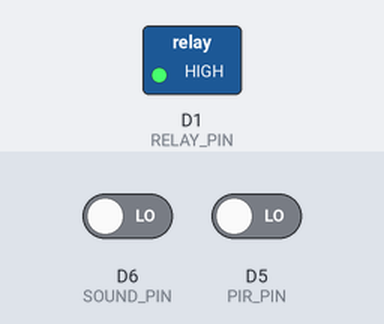
A sketch run on a simulated ESP8266 (NodeMCU). Parts: switched loads named in the sketch (green lamp = pin HIGH). Inputs (shaded band) come from the test bench; at power-on: D6 (SOUND_PIN) LOW, D5 (PIR_PIN) LOW. What the sketch prints to the serial monitor is not drawn.

Above: at 1.2 s.
1.3 s: D6 (SOUND_PIN) driven HIGH
At 1.6 s:
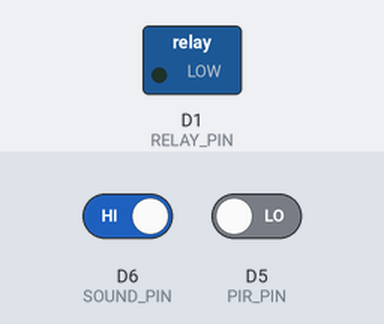
2.8 s: D5 (PIR_PIN) driven HIGH
At 4.0 s:
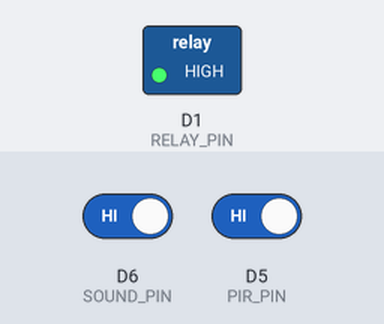
Timing chart, 0 to 5.8 s (numbered marks = the images above; inputs shaded):
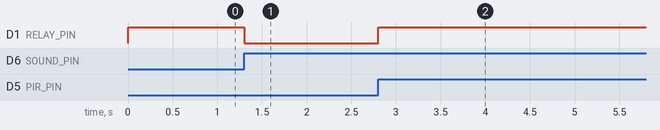

Measured:
- after the input at 1.3 s, D1 (RELAY_PIN): HIGH → LOW at once
- after the input at 2.8 s, D1 (RELAY_PIN): LOW → HIGH at once

The sketch:

HomeAutomation.ino
```cpp
/*
  ESP8266 Smart Home Automation System
  Reconstructed from the project's documented requirements.

  Hardware:
    ESP8266 NodeMCU
    PIR motion sensor
    Digital sound sensor module
    1-channel relay module (AC light)

  Assumed NodeMCU pin mapping (verify against your original wiring):
    PIR OUT       -> D5 (GPIO14)
    Sound DO      -> D6 (GPIO12)
    Relay IN      -> D1 (GPIO5)

  Relay logic below assumes an ACTIVE-LOW relay module.
  Disconnect mains power while wiring. Mains voltage is dangerous.
*/

#include <ESP8266WiFi.h>
#include <ESP8266WebServer.h>

const char* AP_SSID = "HomeAutomation";
const char* AP_PASSWORD = "12345678"; // Change before deployment.

const uint8_t PIR_PIN = D5;
const uint8_t SOUND_PIN = D6;
const uint8_t RELAY_PIN = D1;

const bool RELAY_ACTIVE_LOW = true;
const unsigned long SOUND_DEBOUNCE_MS = 350;

ESP8266WebServer server(80);

bool lightOn = false;
bool pirEnabled = true;
bool soundEnabled = true;

int previousPirState = LOW;
int previousSoundState = LOW;
unsigned long lastSoundTrigger = 0;

const char PAGE[] PROGMEM = R"rawliteral(
<!DOCTYPE html>
<html lang="en">
<head>
<meta charset="UTF-8">
<meta name="viewport" content="width=device-width, initial-scale=1">
<title>Smart Home Automation</title>
<style>
:root{color-scheme:dark;--bg:#0b1220;--panel:#131f33;--line:#263750;--blue:#4da3ff;--text:#edf4ff;--muted:#9aacc3;--green:#36d399}
*{box-sizing:border-box}
body{margin:0;background:var(--bg);color:var(--text);font-family:Arial,Helvetica,sans-serif;padding:28px 16px}
main{max-width:760px;margin:auto}
header{margin-bottom:26px}
.eyebrow{color:var(--blue);font-size:12px;letter-spacing:2px;text-transform:uppercase}
h1{font-size:clamp(26px,5vw,38px);margin:9px 0}
.subtitle{color:var(--muted);line-height:1.5}
.grid{display:grid;grid-template-columns:repeat(auto-fit,minmax(230px,1fr));gap:16px}
.card{background:var(--panel);border:1px solid var(--line);border-radius:16px;padding:21px}
.card h2{font-size:17px;margin:0 0 8px}
.card p{color:var(--muted);font-size:13px;line-height:1.5;margin:0 0 18px}
.status{font-size:13px;color:var(--muted);margin:12px 0 0}
.status strong{color:var(--text)}
button{border:0;border-radius:10px;padding:12px 16px;font-weight:700;cursor:pointer;background:var(--blue);color:#061426}
button:active{transform:scale(.98)}
button.secondary{background:#263750;color:var(--text)}
button.off{background:#263750;color:var(--text)}
button:disabled{opacity:.55;cursor:wait}
.row{display:flex;align-items:center;justify-content:space-between;gap:12px}
.light-state{font-size:25px;font-weight:700;margin:8px 0 18px}
.dot{display:inline-block;width:9px;height:9px;border-radius:50%;background:var(--muted);margin-right:7px}
.dot.on{background:var(--green);box-shadow:0 0 12px #36d39988}
footer{color:var(--muted);font-size:12px;text-align:center;margin-top:24px}
</style>
</head>
<body>
<main>
<header>
  <div class="eyebrow">ESP8266 · Local control</div>
  <h1>Smart Home Automation</h1>
  <div class="subtitle">Control your light and manage the onboard motion and sound sensors.</div>
</header>

<section class="grid">
  <article class="card">
    <h2>Light control</h2>
    <div class="light-state" id="lightText">Loading...</div>
    <button id="lightButton" onclick="toggleLight()">Turn light ON</button>
    <div class="status"><span class="dot" id="lightDot"></span><span id="lightStatus">Checking relay</span></div>
  </article>

  <article class="card">
    <h2>PIR motion sensor</h2>
    <p>When enabled, a new motion detection toggles the light.</p>
    <div class="row">
      <span class="status" id="pirStatus">Loading...</span>
      <button class="secondary" id="pirButton" onclick="toggleSensor('pir')">...</button>
    </div>
  </article>

  <article class="card">
    <h2>Sound sensor</h2>
    <p>When enabled, a clap or sound trigger toggles the light.</p>
    <div class="row">
      <span class="status" id="soundStatus">Loading...</span>
      <button class="secondary" id="soundButton" onclick="toggleSensor('sound')">...</button>
    </div>
  </article>
</section>

<footer>Connected directly to the ESP8266 access point · No internet required</footer>
</main>

<script>
let state = {};
async function refreshState(){
  try{
    const response = await fetch('/api/state', {cache:'no-store'});
    state = await response.json();
    document.getElementById('lightText').textContent = state.light ? 'LIGHT ON' : 'LIGHT OFF';
    document.getElementById('lightButton').textContent = state.light ? 'Turn light OFF' : 'Turn light ON';
    document.getElementById('lightButton').className = state.light ? 'off' : '';
    document.getElementById('lightStatus').textContent = state.light ? 'Relay is active' : 'Relay is inactive';
    document.getElementById('lightDot').className = state.light ? 'dot on' : 'dot';

    document.getElementById('pirStatus').textContent = state.pirEnabled ? 'Enabled' : 'Disabled';
    document.getElementById('pirButton').textContent = state.pirEnabled ? 'Disable' : 'Enable';
    document.getElementById('soundStatus').textContent = state.soundEnabled ? 'Enabled' : 'Disabled';
    document.getElementById('soundButton').textContent = state.soundEnabled ? 'Disable' : 'Enable';
  }catch(error){
    document.getElementById('lightStatus').textContent = 'Connection lost';
  }
}
async function toggleLight(){
  if(!state || typeof state.light === 'undefined') return;
  await fetch('/api/light?state=' + (state.light ? 'off' : 'on'), {method:'POST'});
  refreshState();
}
async function toggleSensor(sensor){
  const enabled = sensor === 'pir' ? state.pirEnabled : state.soundEnabled;
  await fetch('/api/' + sensor + '?enabled=' + (enabled ? '0' : '1'), {method:'POST'});
  refreshState();
}
refreshState();
setInterval(refreshState, 1200);
</script>
</body>
</html>
)rawliteral";

void writeRelay() {
  const uint8_t activeLevel = RELAY_ACTIVE_LOW ? LOW : HIGH;
  const uint8_t inactiveLevel = RELAY_ACTIVE_LOW ? HIGH : LOW;
  digitalWrite(RELAY_PIN, lightOn ? activeLevel : inactiveLevel);
}

void setLight(bool on) {
  lightOn = on;
  writeRelay();
}

void sendState() {
  String json = "{";
  json += "\"light\":" + String(lightOn ? "true" : "false") + ",";
  json += "\"pirEnabled\":" + String(pirEnabled ? "true" : "false") + ",";
  json += "\"soundEnabled\":" + String(soundEnabled ? "true" : "false");
  json += "}";
  server.sendHeader("Cache-Control", "no-store");
  server.send(200, "application/json", json);
}

void handleRoot() {
  server.send_P(200, "text/html", PAGE);
}

void handleLight() {
  if (!server.hasArg("state")) {
    server.send(400, "text/plain", "Missing state");
    return;
  }
  String value = server.arg("state");
  if (value == "on") setLight(true);
  else if (value == "off") setLight(false);
  else {
    server.send(400, "text/plain", "State must be on or off");
    return;
  }
  sendState();
}

void handlePir() {
  if (!server.hasArg("enabled")) {
    server.send(400, "text/plain", "Missing enabled");
    return;
  }
  pirEnabled = (server.arg("enabled") == "1");
  previousPirState = digitalRead(PIR_PIN); // Avoid a false edge after re-enabling.
  sendState();
}

void handleSound() {
  if (!server.hasArg("enabled")) {
    server.send(400, "text/plain", "Missing enabled");
    return;
  }
  soundEnabled = (server.arg("enabled") == "1");
  previousSoundState = digitalRead(SOUND_PIN);
  sendState();
}

void handleNotFound() {
  server.send(404, "text/plain", "Not found");
}

void readSensors() {
  const int pirState = digitalRead(PIR_PIN);
  if (pirEnabled && pirState == HIGH && previousPirState == LOW) {
    setLight(!lightOn);
  }
  previousPirState = pirState;

  const int soundState = digitalRead(SOUND_PIN);
  const unsigned long now = millis();
  if (soundEnabled && soundState == HIGH && previousSoundState == LOW &&
      (now - lastSoundTrigger >= SOUND_DEBOUNCE_MS)) {
    setLight(!lightOn);
    lastSoundTrigger = now;
  }
  previousSoundState = soundState;
}

void setup() {
  Serial.begin(115200);

  pinMode(PIR_PIN, INPUT);
  pinMode(SOUND_PIN, INPUT);

  digitalWrite(RELAY_PIN, RELAY_ACTIVE_LOW ? HIGH : LOW);
  pinMode(RELAY_PIN, OUTPUT);
  setLight(false);

  previousPirState = digitalRead(PIR_PIN);
  previousSoundState = digitalRead(SOUND_PIN);

  WiFi.mode(WIFI_AP);
  WiFi.softAP(AP_SSID, AP_PASSWORD);

  Serial.println();
  Serial.println("Smart Home Automation started");
  Serial.print("Connect to Wi-Fi: ");
  Serial.println(AP_SSID);
  Serial.print("Open: http://");
  Serial.println(WiFi.softAPIP());

  server.on("/", HTTP_GET, handleRoot);
  server.on("/api/state", HTTP_GET, sendState);
  server.on("/api/light", HTTP_POST, handleLight);
  server.on("/api/pir", HTTP_POST, handlePir);
  server.on("/api/sound", HTTP_POST, handleSound);
  server.onNotFound(handleNotFound);
  server.begin();
}

void loop() {
  server.handleClient();
  readSensors();
}
```
